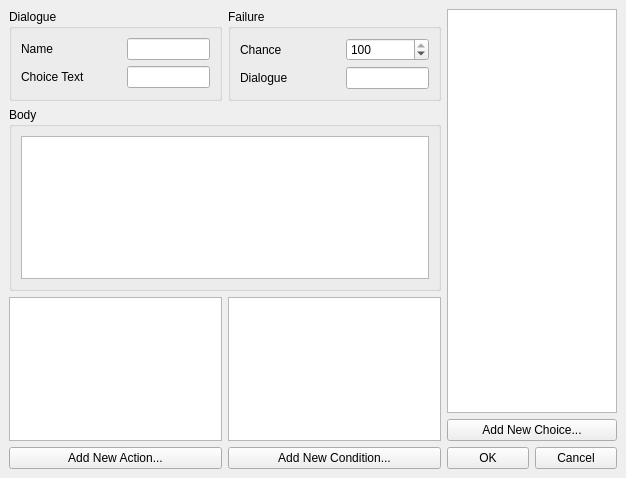
<?xml version="1.0" encoding="UTF-8"?>
<ui version="4.0">
 <class>dialogueWindow</class>
 <widget class="QMainWindow" name="dialogueWindow">
  <property name="geometry">
   <rect>
    <x>0</x>
    <y>0</y>
    <width>626</width>
    <height>478</height>
   </rect>
  </property>
  <property name="windowTitle">
   <string>Add New Dialogue...</string>
  </property>
  <widget class="QWidget" name="centralwidget">
   <layout class="QHBoxLayout" name="horizontalLayout_9">
    <item>
     <layout class="QVBoxLayout" name="verticalLayout_5">
      <item>
       <layout class="QHBoxLayout" name="horizontalLayout_7">
        <item>
         <widget class="QGroupBox" name="groupBox_3">
          <property name="title">
           <string>Dialogue</string>
          </property>
          <layout class="QVBoxLayout" name="verticalLayout_4">
           <item>
            <layout class="QHBoxLayout" name="horizontalLayout_3">
             <item>
              <widget class="QLabel" name="label">
               <property name="minimumSize">
                <size>
                 <width>100</width>
                 <height>0</height>
                </size>
               </property>
               <property name="text">
                <string>Name</string>
               </property>
              </widget>
             </item>
             <item>
              <widget class="QLineEdit" name="dialogueName"/>
             </item>
            </layout>
           </item>
           <item>
            <layout class="QHBoxLayout" name="horizontalLayout_4">
             <item>
              <widget class="QLabel" name="label_2">
               <property name="minimumSize">
                <size>
                 <width>100</width>
                 <height>0</height>
                </size>
               </property>
               <property name="text">
                <string>Choice Text</string>
               </property>
              </widget>
             </item>
             <item>
              <widget class="QLineEdit" name="dialogueDText"/>
             </item>
            </layout>
           </item>
           <item>
            <spacer name="verticalSpacer">
             <property name="orientation">
              <enum>Qt::Vertical</enum>
             </property>
             <property name="sizeHint" stdset="0">
              <size>
               <width>20</width>
               <height>40</height>
              </size>
             </property>
            </spacer>
           </item>
          </layout>
         </widget>
        </item>
        <item>
         <widget class="QGroupBox" name="groupBox_2">
          <property name="enabled">
           <bool>true</bool>
          </property>
          <property name="title">
           <string>Failure</string>
          </property>
          <layout class="QVBoxLayout" name="verticalLayout_3">
           <item>
            <layout class="QHBoxLayout" name="horizontalLayout_5">
             <item>
              <widget class="QLabel" name="label_3">
               <property name="enabled">
                <bool>true</bool>
               </property>
               <property name="minimumSize">
                <size>
                 <width>100</width>
                 <height>0</height>
                </size>
               </property>
               <property name="text">
                <string>Chance</string>
               </property>
              </widget>
             </item>
             <item>
              <widget class="QSpinBox" name="dialogueChance">
               <property name="enabled">
                <bool>true</bool>
               </property>
               <property name="maximum">
                <number>100</number>
               </property>
               <property name="value">
                <number>100</number>
               </property>
              </widget>
             </item>
            </layout>
           </item>
           <item>
            <layout class="QHBoxLayout" name="horizontalLayout_6">
             <item>
              <widget class="QLabel" name="label_4">
               <property name="enabled">
                <bool>true</bool>
               </property>
               <property name="minimumSize">
                <size>
                 <width>100</width>
                 <height>0</height>
                </size>
               </property>
               <property name="toolTip">
                <string>&lt;html&gt;&lt;head/&gt;&lt;body&gt;&lt;p&gt;Name of the dialogue if this dialogue fails&lt;/p&gt;&lt;/body&gt;&lt;/html&gt;</string>
               </property>
               <property name="text">
                <string>Dialogue</string>
               </property>
              </widget>
             </item>
             <item>
              <widget class="QLineEdit" name="dialogueFail">
               <property name="enabled">
                <bool>true</bool>
               </property>
              </widget>
             </item>
            </layout>
           </item>
          </layout>
         </widget>
        </item>
       </layout>
      </item>
      <item>
       <widget class="QGroupBox" name="groupBox">
        <property name="title">
         <string>Body</string>
        </property>
        <layout class="QHBoxLayout" name="horizontalLayout">
         <item>
          <widget class="QTextEdit" name="dialogueBody"/>
         </item>
        </layout>
       </widget>
      </item>
      <item>
       <layout class="QHBoxLayout" name="horizontalLayout_2">
        <item>
         <layout class="QVBoxLayout" name="verticalLayout">
          <item>
           <widget class="QListWidget" name="actionList"/>
          </item>
          <item>
           <widget class="QPushButton" name="newAction">
            <property name="text">
             <string>Add New Action...</string>
            </property>
           </widget>
          </item>
         </layout>
        </item>
        <item>
         <layout class="QVBoxLayout" name="verticalLayout_2">
          <item>
           <widget class="QListWidget" name="conditionList"/>
          </item>
          <item>
           <widget class="QPushButton" name="newCondition">
            <property name="text">
             <string>Add New Condition...</string>
            </property>
           </widget>
          </item>
         </layout>
        </item>
       </layout>
      </item>
     </layout>
    </item>
    <item>
     <layout class="QVBoxLayout" name="verticalLayout_6">
      <item>
       <widget class="QListWidget" name="choiceList"/>
      </item>
      <item>
       <widget class="QPushButton" name="newChoice">
        <property name="text">
         <string>Add New Choice...</string>
        </property>
       </widget>
      </item>
      <item>
       <layout class="QHBoxLayout" name="horizontalLayout_8">
        <item>
         <widget class="QPushButton" name="createButton">
          <property name="text">
           <string>OK</string>
          </property>
         </widget>
        </item>
        <item>
         <widget class="QPushButton" name="cancelButton">
          <property name="text">
           <string>Cancel</string>
          </property>
         </widget>
        </item>
       </layout>
      </item>
     </layout>
    </item>
   </layout>
  </widget>
 </widget>
 <tabstops>
  <tabstop>dialogueName</tabstop>
  <tabstop>dialogueDText</tabstop>
  <tabstop>dialogueBody</tabstop>
  <tabstop>dialogueChance</tabstop>
  <tabstop>dialogueFail</tabstop>
  <tabstop>actionList</tabstop>
  <tabstop>newAction</tabstop>
  <tabstop>conditionList</tabstop>
  <tabstop>newCondition</tabstop>
  <tabstop>choiceList</tabstop>
  <tabstop>newChoice</tabstop>
  <tabstop>createButton</tabstop>
  <tabstop>cancelButton</tabstop>
 </tabstops>
 <resources/>
 <connections/>
</ui>
